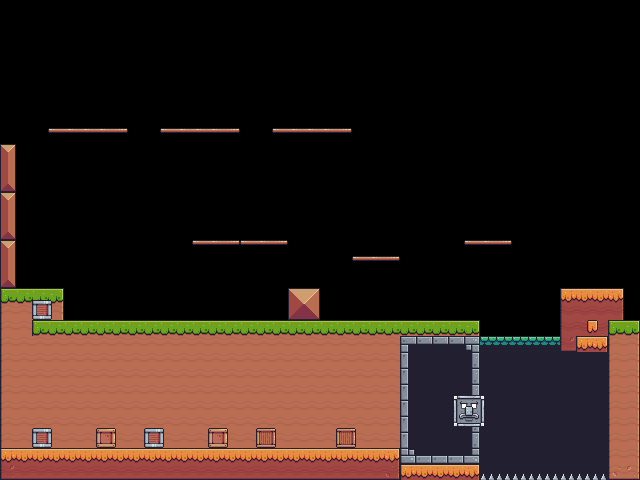

Tiled map render using the project's own tile images. Description and the map definition, with tile-layer contents summarised, below:
An orthogonal 40x30 tile map with 16x16 px tiles, 3 tile layers (background, items, traps), 3 tilesets and 28 objects (11x fruit, 6x block, 6x platform, 2x enemy, checkpoint, ...).

<map version="1.10" tiledversion="1.11.2" orientation="orthogonal" renderorder="right-down" width="40" height="30" tilewidth="16" tileheight="16" infinite="0" nextlayerid="14" nextobjectid="61">
 <tileset firstgid="1" source="Pixel Adventure.tsx" />
 <tileset firstgid="243" source="boxes.tsx" />
 <tileset firstgid="249" source="traps.tsx" />
 <layer id="1" name="background" width="40" height="30">
  <data>[1200 cells, 451 non-empty, 41 distinct tile ids]</data>
 </layer>
 <layer id="5" name="items" width="40" height="30">
  <data>[1200 cells, 14 non-empty, 8 distinct tile ids]</data>
 </layer>
 <layer id="6" name="traps" width="40" height="30">
  <data>[1200 cells, 11 non-empty, 3 distinct tile ids]</data>
 </layer>
 <objectgroup id="13" name="enemy" class="enemy">
  <object id="59" name="chicken" type="enemy" x="368" y="288" width="32" height="32">
   <properties>
    <property name="moveRangeTiles" type="int" value="5" />
   </properties>
  </object>
  <object id="60" name="chicken" type="enemy" x="224" y="288" width="32" height="32">
   <properties>
    <property name="moveRangeTiles" type="int" value="5" />
   </properties>
  </object>
 </objectgroup>
 <objectgroup id="7" name="env_block" class="env">
  <object id="1" name="block" x="0" y="288" width="64" height="32" />
  <object id="2" name="block" x="64" y="320" width="416" height="160" />
  <object id="3" name="block" x="560" y="288" width="64" height="64" />
  <object id="4" name="block" x="624" y="320" width="16" height="32" />
  <object id="5" name="block" x="0" y="144" width="16" height="144" />
  <object id="7" name="block" x="288" y="288" width="32" height="32" />
 </objectgroup>
 <objectgroup id="8" name="env_platform" class="env">
  <object id="8" name="platform" type="platform" x="48" y="128" width="80" height="16" />
  <object id="9" name="platform" type="platform" x="160" y="128" width="80" height="16" />
  <object id="10" name="platform" type="platform" x="272" y="128" width="80" height="16" />
  <object id="11" name="platform" type="platform" x="192" y="240" width="96" height="16" />
  <object id="12" name="platform" type="platform" x="352" y="256" width="48" height="7.33333" />
  <object id="13" name="platform" type="platform" x="464" y="240" width="48" height="16" />
 </objectgroup>
 <objectgroup id="12" name="item_checkpoint" class="item" visible="0">
  <object id="52" name="checkpoint" type="checkpoint" x="560" y="224" width="64" height="64" />
 </objectgroup>
 <objectgroup id="9" name="spawnpoint" class="spawnpoint" visible="0">
  <object id="14" name="spawnpoint" type="spawnpoint" x="32" y="256" width="32" height="32" />
 </objectgroup>
 <objectgroup id="10" name="trap_hole" class="trap" visible="0">
  <object id="15" name="hole" type="trap" x="480" y="464" width="128" height="16" />
 </objectgroup>
 <objectgroup id="11" name="item_fruit" class="item">
  <object id="41" name="apple" type="fruit" x="48" y="96" width="32" height="32" />
  <object id="42" name="apple" type="fruit" x="96" y="96" width="32" height="32" />
  <object id="43" name="orange" type="fruit" x="160" y="96" width="32" height="32" />
  <object id="44" name="orange" type="fruit" x="208" y="96" width="32" height="32" />
  <object id="45" name="melon" type="fruit" x="272" y="96" width="32" height="32" />
  <object id="46" name="melon" type="fruit" x="320" y="96" width="32" height="32" />
  <object id="47" name="pineapple" type="fruit" x="360" y="221.333" width="32" height="32" />
  <object id="48" name="pineapple" type="fruit" x="472" y="206.667" width="32" height="32" />
  <object id="49" name="cherries" type="fruit" x="192" y="208" width="32" height="32" />
  <object id="50" name="cherries" type="fruit" x="224" y="208" width="32" height="32" />
  <object id="51" name="cherries" type="fruit" x="256" y="208" width="32" height="32" />
 </objectgroup>
</map>
